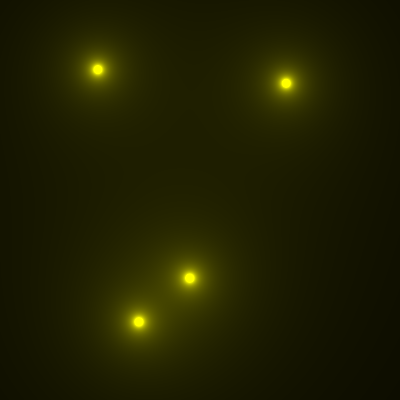
Frame 1 (no input)
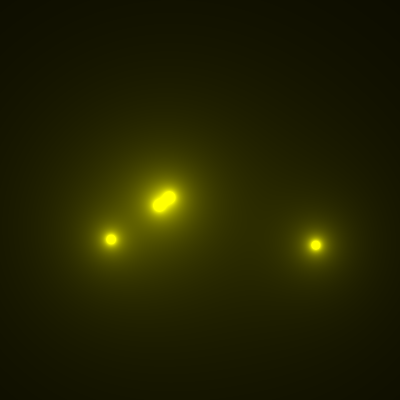
Frame 60 (no input)
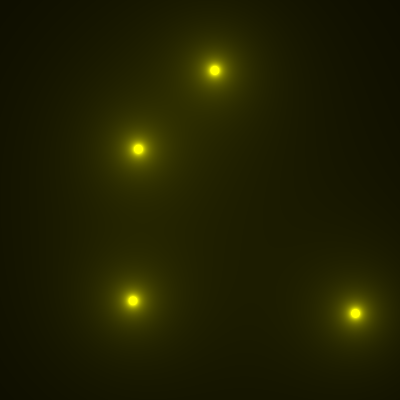
Frame 120 (the mouse pressed at the canvas centre since frame 60)

The p5.js sketch that drew these frames (run headless with seeded random() and noise() and a simulated clock; from frame 60 on, the mouse is pressed at the canvas centre):

// p5.js sketch
// ── sketch.js
let balls;

function setup() {
  pixelDensity(1);
  createCanvas(400, 400);
  balls = new Array(4);
  for (let i = 0; i < balls.length; i++) {
    balls[i] = new Blob(random(width), random(height));
  }
}

function draw() {
  loadPixels();
  for (let x = 0; x < width; x++) {
    for (let y = 0; y < height; y++) {
      let index = (x + y * width) * 4;
      let sum = 0;
      for (let ball of balls) {
        let d = dist(x, y, ball.pos.x, ball.pos.y);
        let col = 25 * ball.radius / d;
        sum += col;
      }
      pixels[index + 0] = sum;
      pixels[index + 1] = sum;
      pixels[index + 2] = 0;
      pixels[index + 3] = 255;
    }
  }
  updatePixels();
  for (let ball of balls) {
    // ball.show();
    ball.update();
  }
}
// ── Blob.js
class Blob {
  constructor(x, y) {
    this.pos = createVector(x, y);
    this.radius = 40;
    this.vel = p5.Vector.random2D();
    this.vel.mult(random(10, 15));
  }
  show() {
    noFill();
    stroke(0);
    strokeWeight(2);
    ellipse(this.pos.x, this.pos.y, this.radius * 2);
  }
  update() {
    this.pos.add(this.vel);
    if (this.pos.x >= width - this.radius - 5 || this.pos.x <= this.radius + 5) {
      this.vel.x = -this.vel.x;
      if (this.pos.x >= width - this.radius - 5) {
        this.pos.x = width - this.radius - 5;
      }
      if (this.pos.x <= this.radius + 5) {
        this.pos.x = this.radius + 5;
      }
    }
    if (this.pos.y >= height - this.radius - 5 || this.pos.y <= this.radius + 5) {
      this.vel.y = -this.vel.y;
      if (this.pos.y >= height - this.radius - 5) {
        this.pos.y = height - this.radius - 5;
      }
      if (this.pos.y <= this.radius + 5) {
        this.pos.y = this.radius + 5;
      }
    }
  }
}
